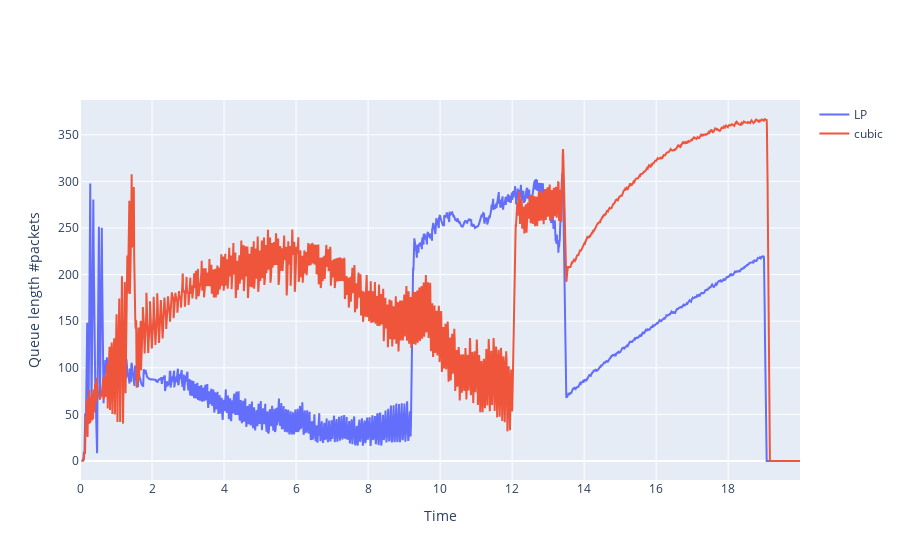

Notebook code for this chart:
### Code cell
downq_df_lp = pd.read_csv('saved_data/downq.csv')
downq_df_cubic = pd.read_csv('downq.csv')
fig = go.Figure()
fig.add_trace(go.Scatter(x = downq_df_lp['time(sec)'], 
                         y = downq_df_lp['qlen'].rolling(10).mean(), 
                         name = 'LP'))
fig.add_trace(go.Scatter(x = downq_df_cubic['time(sec)'], 
                         y = downq_df_cubic['qlen'].rolling(10).mean(), 
                         name = 'cubic'))
fig.update_xaxes(title = 'Time')
fig.update_yaxes(title = 'Queue length #packets')

### Figure 1 — Plotly figure (JSON) as saved in the notebook; plotly's stock layout.template omitted (floating-point values rounded to 4 significant figures; data arrays with more than 128 entries replaced by an {"elided": "..."} marker saying what was removed)
{"data": [{"name": "LP", "type": "scatter", "x": {"elided": "4000 float values"}, "y": {"elided": "4000 float values"}}, {"name": "cubic", "type": "scatter", "x": {"elided": "4000 float values"}, "y": {"elided": "4000 float values"}}], "layout": {"xaxis": {"title": {"text": "Time"}}, "yaxis": {"title": {"text": "Queue length #packets"}}}}
